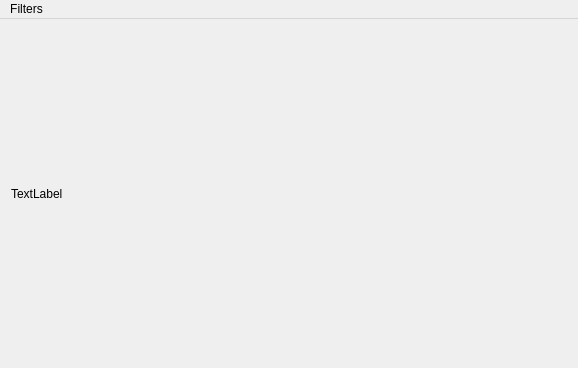
<?xml version="1.0" encoding="UTF-8"?>
<ui version="4.0">
 <class>MainWindow</class>
 <widget class="QMainWindow" name="MainWindow">
  <property name="geometry">
   <rect>
    <x>0</x>
    <y>0</y>
    <width>578</width>
    <height>368</height>
   </rect>
  </property>
  <property name="windowTitle">
   <string>MainWindow</string>
  </property>
  <widget class="QWidget" name="centralWidget">
   <layout class="QGridLayout" name="gridLayout">
    <item row="0" column="0">
     <widget class="QLabel" name="labelImage">
      <property name="frameShape">
       <enum>QFrame::NoFrame</enum>
      </property>
      <property name="frameShadow">
       <enum>QFrame::Plain</enum>
      </property>
      <property name="text">
       <string>TextLabel</string>
      </property>
     </widget>
    </item>
   </layout>
  </widget>
  <widget class="QMenuBar" name="menuBar">
   <property name="geometry">
    <rect>
     <x>0</x>
     <y>0</y>
     <width>578</width>
     <height>22</height>
    </rect>
   </property>
   <widget class="QMenu" name="menuFilters">
    <property name="title">
     <string>Filters</string>
    </property>
    <addaction name="actionGauss"/>
    <addaction name="actionStatic_Min_Max_Median"/>
    <addaction name="actionCanny"/>
    <addaction name="actionMorfological"/>
    <addaction name="actionHough"/>
    <addaction name="actionFFTW_Convolution"/>
   </widget>
   <addaction name="menuFilters"/>
  </widget>
  <action name="actionGauss">
   <property name="text">
    <string>Gauss / Unsharp</string>
   </property>
  </action>
  <action name="actionStatic_Min_Max_Median">
   <property name="text">
    <string>Static (Min, Max, Median)</string>
   </property>
  </action>
  <action name="actionCanny">
   <property name="text">
    <string>Canny</string>
   </property>
  </action>
  <action name="actionMorfological">
   <property name="text">
    <string>Morfological</string>
   </property>
  </action>
  <action name="actionHough">
   <property name="text">
    <string>Hough</string>
   </property>
  </action>
  <action name="actionFFTW_Convolution">
   <property name="text">
    <string>FFTW Convolution</string>
   </property>
  </action>
 </widget>
 <layoutdefault spacing="6" margin="11"/>
 <resources/>
 <connections/>
</ui>
